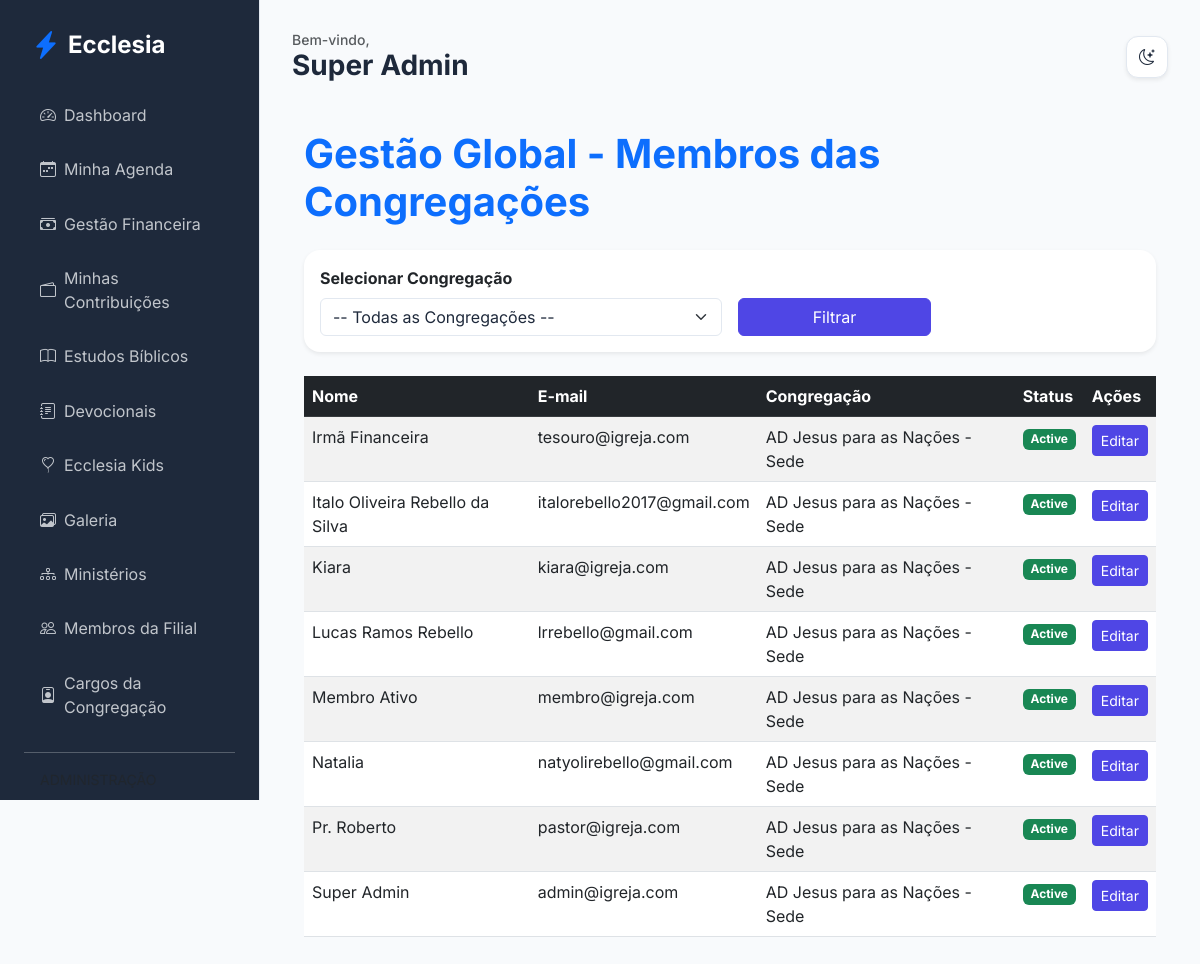
Screenshot of /admin/members (signed in) with the database file from the repository.
### app/core/models.py (models this page shows, shortened)
class User(db.Model, UserMixin):
    id = db.Column(db.Integer, primary_key=True)
    name = db.Column(db.String(100), nullable=False)
    email = db.Column(db.String(120), unique=True, nullable=False)
    password_hash = db.Column(db.String(128))
    birth_date = db.Column(db.Date)
    gender = db.Column(db.String(20))
    documents = db.Column(db.String(200)) # Flexível para diferentes países
    tax_id = db.Column(db.String(20), nullable=True)  # NIF (PT), CPF/CNPJ (BR), etc.
    address = db.Column(db.Text)
    phone = db.Column(db.String(50))
    profile_photo = db.Column(db.String(255), nullable=True)
    status = db.Column(db.String(20), default='pending') # pending, active, rejected
    is_email_verified = db.Column(db.Boolean, default=False)
    email_verification_token = db.Column(db.String(100), unique=True, nullable=True)
    data_consent = db.Column(db.Boolean, default=False)
    data_consent_date = db.Column(db.DateTime)
    marketing_consent = db.Column(db.Boolean, default=False)
    is_ministry_leader = db.Column(db.Boolean, default=False)
    church_id = db.Column(db.Integer, db.ForeignKey('church.id'))
    family_id = db.Column(db.Integer, db.ForeignKey('family.id'), nullable=True)
    church_role_id = db.Column(db.Integer, db.ForeignKey('church_role.id'), nullable=True)
    ministries = db.relationship('Ministry', secondary=member_ministries, backref=db.backref('members', lazy='dynamic'))
    can_manage_ministries = db.Column(db.Boolean, default=False)
    can_manage_media = db.Column(db.Boolean, default=False)
    can_publish_devotionals = db.Column(db.Boolean, default=False)
    can_approve_members = db.Column(db.Boolean, default=False)
    can_manage_finance = db.Column(db.Boolean, default=False)
    can_manage_kids = db.Column(db.Boolean, default=False)
    can_manage_events = db.Column(db.Boolean, default=False)

class Church(db.Model):
    id = db.Column(db.Integer, primary_key=True)
    name = db.Column(db.String(100), nullable=False)
    address = db.Column(db.String(200))
    city = db.Column(db.String(100))
    country = db.Column(db.String(100))
    nif = db.Column(db.String(20)) # Número de Contribuinte
    email = db.Column(db.String(120))
    currency_symbol = db.Column(db.String(5), default='R$')
    is_main = db.Column(db.Boolean, default=False)
    created_at = db.Column(db.DateTime, default=datetime.utcnow)
    members = db.relationship('User', backref='church', lazy=True)
    ministries = db.relationship('Ministry', backref='church', lazy=True)
    assets = db.relationship('Asset', backref='church', lazy=True)
    roles = db.relationship('ChurchRole', backref='church', lazy=True, cascade="all, delete-orphan")

### app/modules/admin/routes.py (the view)
@admin_bp.route('/members')
@login_required
def list_members():
    if not is_global_admin():
        flash('Acesso negado.', 'danger')
        return redirect(url_for('members.dashboard'))
    church_id = request.args.get('church_id', type=int)
    churches = Church.query.order_by(Church.name).all()
    if church_id:
        selected_church = Church.query.get(church_id)
        if selected_church:
            members = User.query.filter_by(church_id=church_id).order_by(User.name).all()
        else:
            members = []
            flash('Congregação não encontrada.', 'warning')
    else:
        selected_church = None
        members = User.query.order_by(User.name).all()
    return render_template(
        'admin/members.html',
        members=members,
        churches=churches,
        selected_church=selected_church,
        current_church_id=church_id
    )

### app/modules/admin/routes.py (called while the page is built)
def is_global_admin():
    return current_user.church_role and current_user.church_role.name == 'Administrador Global'

### app/templates/admin/members.html (shortened to what this page needs)
{% extends "base.html" %}
{% block content %}
<div class="container py-4">
    <h1 class="fw-bold text-primary mb-4">Gestão Global - Membros das Congregações</h1>
    <div class="card border-0 shadow-sm mb-4">
        <div class="card-body">
            <form method="GET" class="row g-3 align-items-end">
                <div class="col-md-6">
                    <label for="church_id" class="form-label fw-bold">Selecionar Congregação</label>
                    <select name="church_id" id="church_id" class="form-select" onchange="this.form.submit()">
                        <option value="">-- Todas as Congregações --</option>
                    </select>
                </div>
                <div class="col-md-3 d-flex align-items-end">
                    <button type="submit" class="btn btn-primary w-100">Filtrar</button>
                </div>
            </form>
        </div>
    </div>
    {% if members %}
    <div class="table-responsive">
        <table class="table table-hover table-striped">
            <thead class="table-dark">
                <tr>
                    <th>Nome</th>
                    <th>E-mail</th>
                    <th>Congregação</th>
                    <th>Status</th>
                    <th>Ações</th>
                </tr>
            </thead>
            <tbody>
                {% for member in members %}
                <tr>
                    <td>{{ member.name }}</td>
                    <td>{{ member.email }}</td>
                    <td>{{ member.church.name if member.church else 'Sem congregação' }}</td>
                    <td>
                        <span class="badge {{ 'bg-success' if member.status == 'active' else 'bg-warning' if member.status == 'pending' else 'bg-danger' }}">
                            {{ member.status|capitalize }}
                        </span>
                    </td>
                    <td>
                        <a href="{{ url_for('admin.edit_member', id=member.id) }}" class="btn btn-sm btn-primary">Editar</a>
                    </td>
                </tr>
                {% endfor %}
            </tbody>
        </table>
    </div>
    {% else %}
    <div class="alert alert-info text-center py-4">
        Nenhum membro encontrado para a seleção atual.
    </div>
    {% endif %}
</div>
{% endblock %}

### app/templates/base.html (shortened to what this page needs)
<!DOCTYPE html>
<html lang="pt-BR">
<head>
    <link href="https://cdn.jsdelivr.net/npm/bootstrap@5.3.0/dist/css/bootstrap.min.css" rel="stylesheet">
    <link href="https://cdn.jsdelivr.net/npm/bootstrap-icons@1.10.0/font/bootstrap-icons.css" rel="stylesheet">
    <link rel="stylesheet" href="{{ url_for('static', filename='css/premium.css') }}">
</head>
<body>
    {% if current_user.is_authenticated %}
    <div class="sidebar d-none d-lg-block">
        <div class="d-flex align-items-center mb-4 px-2">
            <i class="bi bi-lightning-charge-fill text-primary fs-3 me-2"></i>
            <h4 class="mb-0 fw-bold text-white">Ecclesia</h4>
        </div>
        {% include 'includes/_nav_links.html' %}
    </div>
    {% endif %}
    <div class="main-content {{ 'mx-auto' if not current_user.is_authenticated }}">
        {% if current_user.is_authenticated %}
        <header class="d-flex justify-content-between align-items-center mb-4 d-none d-lg-flex">
            <div>
                <h5 class="text-muted mb-0 small">Bem-vindo,</h5>
                <h3 class="fw-bold mb-0">{{ current_user.name }}</h3>
            </div>
            <div class="theme-toggle shadow-sm" onclick="toggleTheme()">
                <i class="bi bi-moon-stars" id="theme-icon"></i>
            </div>
        </header>
        {% endif %}
        {% block content %}{% endblock %}
    </div>
</body>
</html>

### app/static/css/premium.css (style rules this page uses)
:root { --primary: #4f46e5; --primary-hover: #4338ca; --secondary: #64748b; --success: #10b981; --danger: #ef4444; --warning: #f59e0b; --info: #06b6d4; --bg-main: #f8fafc; --bg-card: #ffffff; --text-main: #1e293b; --text-muted: #64748b; --border: #e2e8f0; --sidebar-bg: #1e293b; --sidebar-text: #f8fafc; --input-bg: #ffffff; }
body { font-family: 'Inter', sans-serif; background-color: var(--bg-main); color: var(--text-main); transition: background-color 0.3s ease, color 0.3s ease; }
.sidebar { background-color: var(--sidebar-bg); color: var(--sidebar-text); min-height: 100vh; padding: 2rem 1rem; }
.main-content { padding: 2rem; }
.card { background-color: var(--bg-card); border: 1px solid var(--border); border-radius: 1rem; box-shadow: 0 4px 6px -1px rgb(0 0 0 / 0.1); transition: transform 0.2s, background-color 0.3s; }
.btn-primary { background-color: var(--primary); border-color: var(--primary); }
.form-control, .form-select { background-color: var(--input-bg); border-color: var(--border); color: var(--text-main); }
.theme-toggle { cursor: pointer; padding: 0.5rem; border-radius: 50%; background: var(--bg-card); border: 1px solid var(--border); display: flex; align-items: center; justify-content: center; width: 40px; height: 40px; transition: all 0.3s ease; }

### app/templates/base.html (style rules this page uses)
:root { --sidebar-width: 260px; }
body { font-family: 'Inter', sans-serif; background-color: var(--bg-main); color: var(--text-main); transition: background-color 0.3s, color 0.3s; }
.sidebar { width: var(--sidebar-width); height: 100vh; position: fixed; left: 0; top: 0; z-index: 1000; background-color: var(--sidebar-bg); color: var(--sidebar-text); border-right: 1px solid var(--border); padding: 1.5rem; overflow-y: auto; transition: background-color 0.3s; }
.main-content { margin-left: var(--sidebar-width); padding: 2rem; min-height: 100vh; background-color: var(--bg-main); }
.card { border: 1px solid var(--border); box-shadow: 0 4px 12px rgba(0,0,0,0.05); }
.theme-toggle { cursor: pointer; padding: 0.6rem; border-radius: 12px; background: var(--bg-card); border: 1px solid var(--border); color: var(--text-main); display: flex; align-items: center; justify-content: center; width: 42px; height: 42px; transition: all 0.3s; }

### rows the page displays
User: name "Super Admin", email "admin@igreja.com", church "AD Jesus para as Nações - Sede", status "Active"
User: name "Irmã Financeira", email "tesouro@igreja.com", church "AD Jesus para as Nações - Sede", status "Active"
User: name "Italo Oliveira Rebello da Silva", email "italorebello2017@gmail.com", church "AD Jesus para as Nações - Sede", status "Active"
User: name "Kiara", email "kiara@igreja.com", church "AD Jesus para as Nações - Sede", status "Active"
User: name "Lucas Ramos Rebello", email "lrrebello@gmail.com", church "AD Jesus para as Nações - Sede", status "Active"
User: name "Membro Ativo", email "membro@igreja.com", church "AD Jesus para as Nações - Sede", status "Active"
User: name "Natalia", email "natyolirebello@gmail.com", church "AD Jesus para as Nações - Sede", status "Active"
User: name "Pr. Roberto", email "pastor@igreja.com", church "AD Jesus para as Nações - Sede", status "Active"
